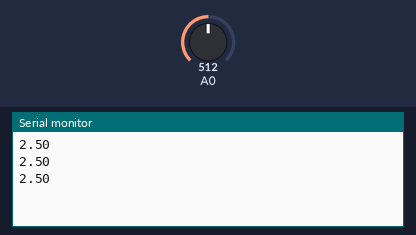
A sketch run on a simulated Arduino Uno, built with avr-gcc and run on an emulated ATmega328P. Shown: the last lines printed to the serial monitor. The inputs (shaded band) are chosen by the test bench; at power-on: A0 = 512.

Above: at 1.3 s.
1.4 s: A0 set to 716
At 1.8 s:
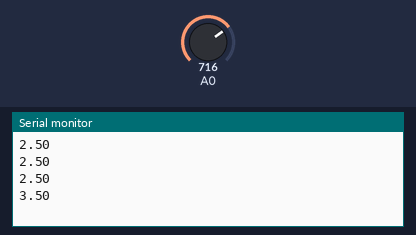
2.9 s: A0 set to 900
At 3.4 s:
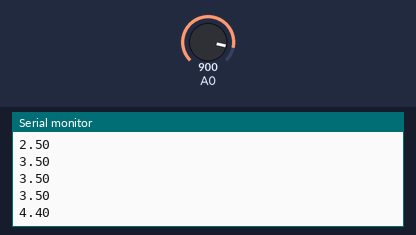
Timing chart, 0 to 5.9 s (numbered marks = the images above; inputs shaded):
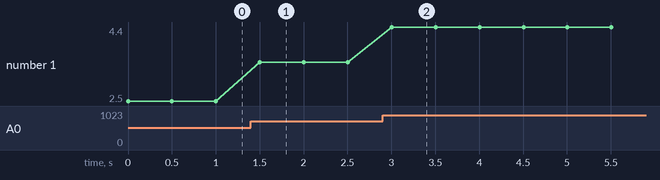

Measured:
- after the input at 1.4 s, the serial monitor: prints a new line after 0.10 s (image 1)
- after the input at 2.9 s, the serial monitor: prints a new line after 0.10 s (image 2)
- plotted number 1: 2.5 → 3.5 after the input at 1.4 s, 3.5 → 4.4 after the input at 2.9 s

The sketch:

PhotoRes.ino
```cpp
int voltage;

void setup() {
  // put your setup code here, to run once:
  Serial.begin(9600);
}

void loop() {
  // put your main code here, to run repeatedly:
  voltage = analogRead(A0);
  Serial.println( voltage*5.0/1023.0);
  delay(500);
}
```
